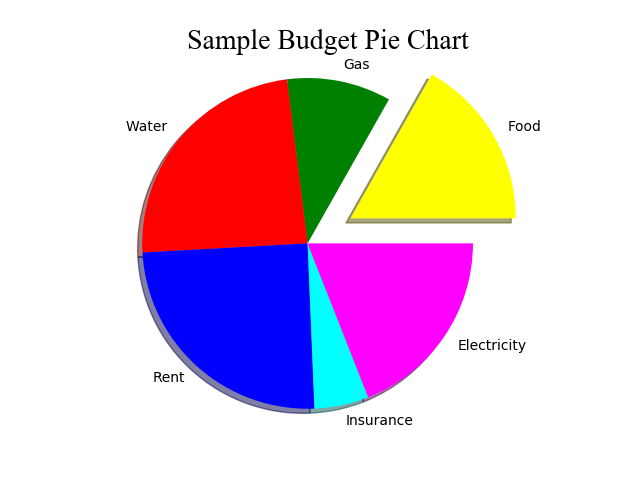

Write Python code to recreate this figure.
'''The purpose of this code is to demostrate 
the use of a pie chart in Python for data 
visualization'''

import numpy as np
import matplotlib.pyplot as plt

chart = [38,23,54,56,12,43]
labels = ['Food', 'Gas', 'Water', 'Rent',
		  'Insurance', 'Electricity']
colors = ['yellow','green','red',
		  'blue', 'cyan', 'magenta']
explode = [.3, 0,0,0,0,0]
plt.title('Sample Budget Pie Chart', fontsize=20,
		  fontname='Times New Roman')

plt.pie(chart,colors=colors, labels=labels, 
		shadow=True, explode=explode)
plt.axis('equal')
plt.show()
